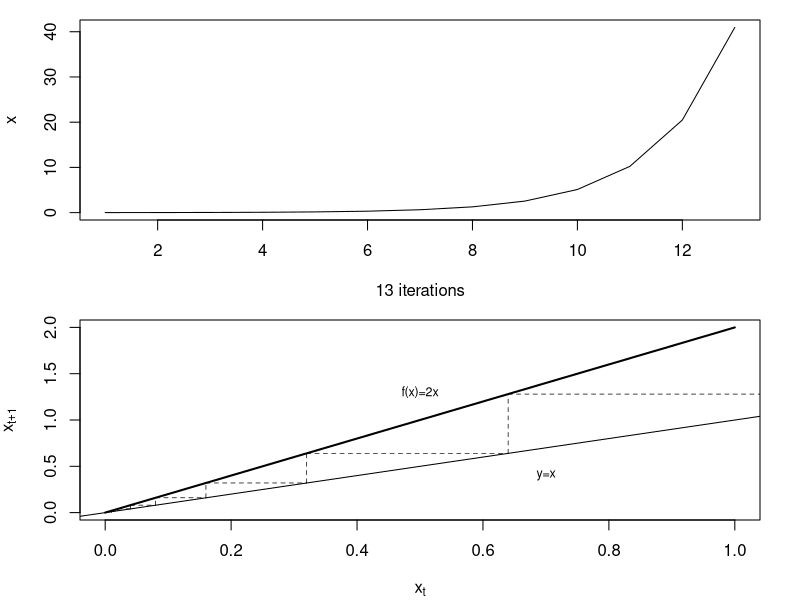
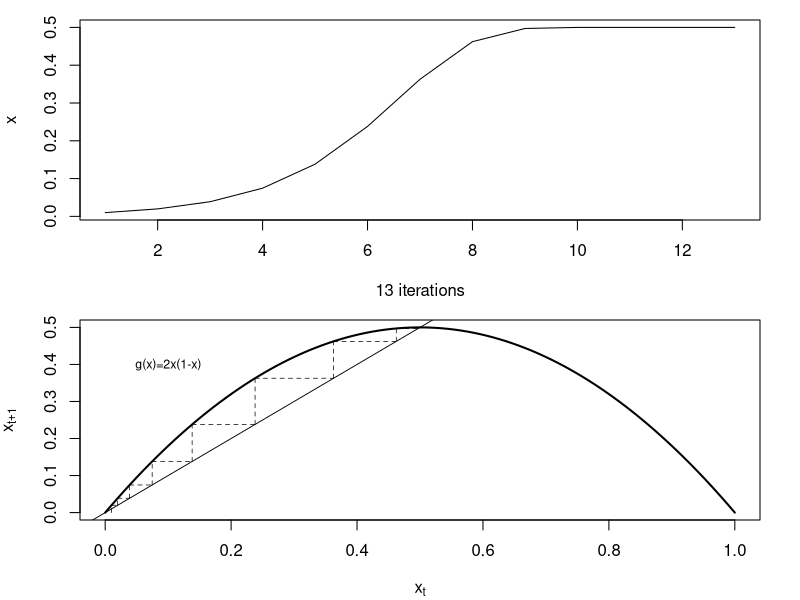
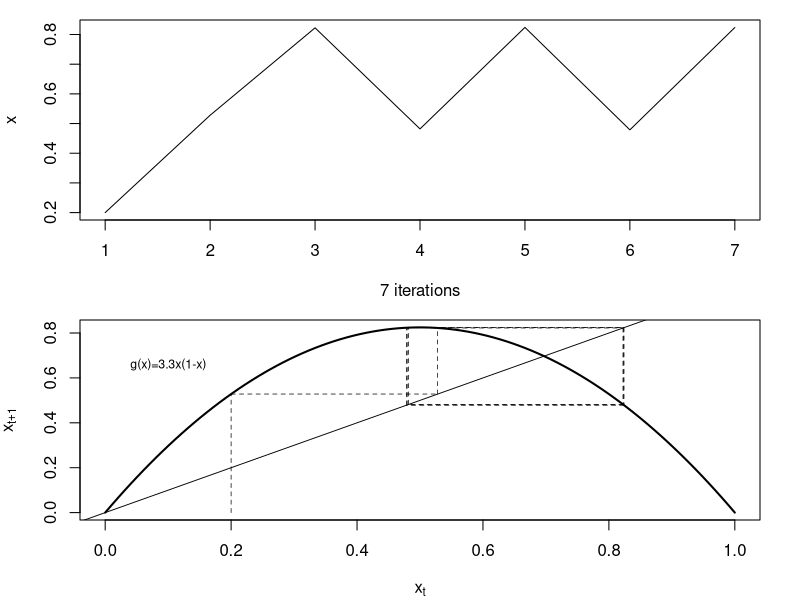
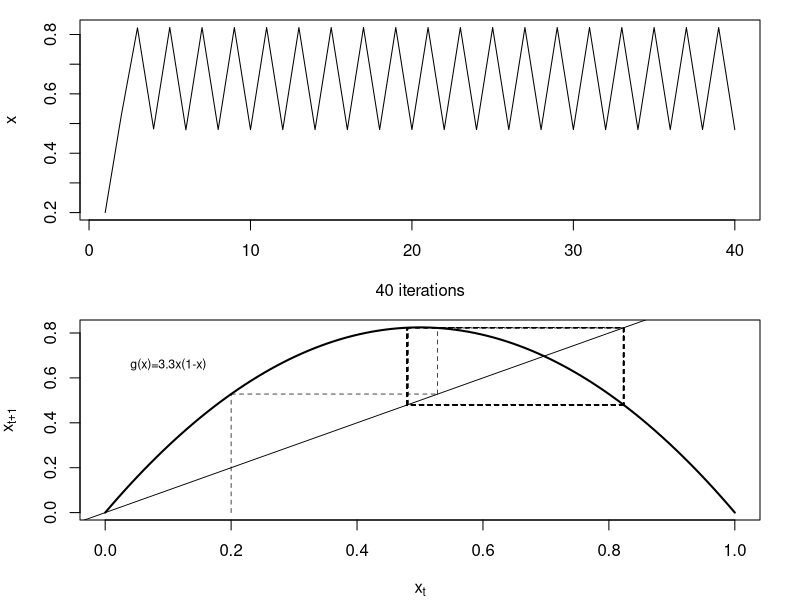

Here is the R script that generated these plots, in order:
# rm(list = ls(all = TRUE)) ## Clear workspace
####################################################################
#####       Author: etb                                         ####
#####       Date Created: Sat Sep 12  11:54:00 AM 2015          ####
#####       Version 0.1                                         ####
#####       The scrips: Experiments inspired by Alligood,       ####
#####                   Sauer, and Yorke (1996). Chaos: An      #### 
#####                   Introduction to Dynamical               #### 
#####                   Systems, New York, Springer,            ####
#####                   chapters 1-2 using R                    ####
#####        Thanks to: code inspired by bayesianbiologist.com  ####
####################################################################


####################################################################
##                                                                ##
##            Define Parameters cf. p. 3-4                        ##
##                                                                ##
N <- 12+1 # iterations
x_o <- 10000/1000000 # # initial_state 
r=2 # factor

####################################################################
##                                                                ##
##            f^n(x) in a transparent way, f(x) = 2x              ##
##                                                                ##
f_x <- array(dim=N)
f_x[1] <- x_o
for(i in 2:N)
f_x[i] <- r*f_x[i-1]
f_x <- format(f_x, nsmall = 10)
# f_x

####################################################################
##                                                                ##
##            g^n(x) in a transparent way, g(x) = 2x(1-x)         ##
##                                                                ##
g_x <- array(dim=N)
g_x[1] <- x_o
for(i in 2:N)
g_x[i]<-r*g_x[i-1]*(1-g_x[i-1])
g_x <- format(g_x, nsmall = 10)
# g_x

####################################################################
##                                                                ##
##            Display data (table 1.1. p. 4)                      ##
##                                                                ##
iteration_no <- 0:(N-1)
df <- data.frame(iteration_no, f_x, g_x)
df


####################################################################
##                                                                ##
##            Cobweb Plot, exponential growth  f^n(x)             ##
##            (Figure 1.1 p. 6)                                   ##
##                                                                ##

exponential_growth_map<-function(r=1,x_o=runif(1,0,1),N=20,burn_in=0,...)
{
par(mfrow=c(2,1),mar=c(4,4,1,2),lwd=1)
############# Trace #############
x<-array(dim=N)
x[1]<-x_o
for(i in 2:N)
x[i]<-r*x[i-1]

plot(x[(burn_in+1):N],type='l',xlab=paste(N, "iterations"),ylab='x',...)
#################################
 
##########  exponential Map ########
x<-seq(from=0,to=1,length.out=100)
x_np1<-array(dim=100)
for(i in 1:length(x))
x_np1[i]<-r*x[i]
 
plot(x,x_np1,type='l', lwd = 2,xlab=expression(x[t]),ylab=expression(x[t+1]))
text(.5,1.3,paste0("f(x)=",r,"x"), cex = .75)
abline(0,1)
text(.7,.4,"y=x", cex = .75) 
start=x_o
vert=FALSE
lines(x=c(start,start),y=c(0,r*start), lty = 2, lwd = 0.7)
for(i in 1:(2*N))
{
if(vert)
{
lines(x=c(start,start),y=c(start,r*start), lty = 2, lwd = 0.7)
vert=FALSE
}
else
{
lines(x=c(start,
r*start),
y=c(r*start,
r*start), lty = 2, lwd = 0.7)
vert=TRUE
start=r*start
}
}
#################################
}

# plot
exponential_growth_map(r=2,x_o=x_o, N=13)

####################################################################
##                                                                ##
##            Cobweb Plot, logistic growth  g^n(x)                ##
##            (Figure 1.2 p. 7)                                   ##
##                                                                ##

logistic_growth_map<-function(r=1,x_o=runif(1,0,1),N=20,burn_in=0,...)
{
par(mfrow=c(2,1),mar=c(4,4,1,2),lwd=1)
############# Trace #############
x<-array(dim=N)
x[1]<-x_o
for(i in 2:N)
x[i]<-r*x[i-1]*(1-x[i-1])
 
plot(x[(burn_in+1):N],type='l',xlab=paste(N, "iterations"),ylab='x',...)
#################################
 
##########  Quadradic Map ########
x<-seq(from=0,to=1,length.out=100)
x_np1<-array(dim=100)
for(i in 1:length(x))
x_np1[i]<-r*x[i]*(1-x[i])

plot(x,x_np1,type='l', lwd = 2, xlab=expression(x[t]),ylab=expression(x[t+1]))
text(.1,(.2*r),paste0("g(x)=",r,"x(1-x)"), cex = .75)
abline(0,1, lty = 1, lwd = 0.9)
 
start=x_o
vert=FALSE
lines(x=c(start,start),y=c(0,r*start*(1-start)), lty = 2, lwd = 0.7)
for(i in 1:(2*N))
{
if(vert)
{
lines(x=c(start,start),y=c(start,r*start*(1-start)), lty = 2, lwd = 0.7)
vert=FALSE
}
else
{
lines(x=c(start,
r*start*(1-start)),
y=c(r*start*(1-start),
r*start*(1-start)), lty = 2, lwd = 0.7)
vert=TRUE
start=r*start*(1-start)
}
}
#################################
}

# plot
logistic_growth_map(r=2,x_o=x_o, N=13)


####################################################################
##                                                                ##
##            Güney's example of a periodic point                 ##
##                                                                ##

# plot
logistic_growth_map(r=3.3,x_o=0.2, N=7)

# plot
logistic_growth_map(r=3.3,x_o=0.2, N=40)

####################################################################
##                                                                ##
##            raw data                                            ##
##                                                                ##

r=3.3
x_o=0.2
N=40

pp_x <- array(dim=N)
pp_x[1] <- x_o
for(i in 2:N)
pp_x[i]<-r*pp_x[i-1]*(1-pp_x[i-1])
pp_x <- format(pp_x, nsmall = 20)
iteration_no <- 0:(N-1)

data.frame(iteration_no, pp_x)

N=400

pp_x <- array(dim=N)
pp_x[1] <- x_o
for(i in 2:N)
pp_x[i]<-r*pp_x[i-1]*(1-pp_x[i-1])
pp_x <- format(pp_x, nsmall = 20)
iteration_no <- 0:(N-1)

tail(data.frame(iteration_no, pp_x))

####################################################################
##                                                                ##
##      COMPUTER EXPERIMENT 1.2 (Alligood and Sauer, 1996:16)     ##
##                                                                ##
# Write a computer program with the goal of redoing Table 1.2 for 
# the logistic map ga(x) = ax(1 - x), using a = 3.5. What 
# periodic behavior wins out in the long run? Try several 
# different initial conditions to explore the basin of the 
# attracting periodic behavior. Then try different values of 
# a < 3.57 and report your results.

EXPERIMENT12 <- function(r=3.3, x_o=.2, N=0, dec=20) {
    pp_x <- array(dim=N)
    pp_x[1] <- x_o
    for(i in 2:N)
    pp_x[i]<-r*pp_x[i-1]*(1-pp_x[i-1])
    iteration_no <- 0:(N-1)
    g_hat_n_x <- format(round(pp_x, dec), nsmall = dec)
    data.frame(iteration_no, g_hat_n_x)
 }
# EXPERIMENT12(r=3.3, x_o=0.5, N=14+1, dec=4)

a <- 3.3
iter <- 14+1
decimals <- 4

g_hat_020 <- EXPERIMENT12(r=a, x_o=0.2, N=iter, dec=decimals)
g_hat_050 <- EXPERIMENT12(r=a, x_o=0.5, N=iter, dec=decimals)
g_hat_095 <- EXPERIMENT12(r=a, x_o=0.95, N=iter, dec=decimals)

# redoing Table 1.2 
data.frame(n = g_hat_020[,1], gn02 = g_hat_020[,2], gn05 = g_hat_050[,2], gn095 = g_hat_095[,2])

# what hapens in a longer run

a <- 3.3
iter <- 1400+1
decimals <- 4

g_hat_020 <- EXPERIMENT12(r=a, x_o=0.2, N=iter, dec= decimals)
g_hat_050 <- EXPERIMENT12(r=a, x_o=0.5, N=iter, dec= decimals)
g_hat_095 <- EXPERIMENT12(r=a, x_o=0.95, N=iter, dec= decimals)

# tail of longer run 
tail(data.frame(n = g_hat_020[,1], gn02 = g_hat_020[,2], gn05 = g_hat_050[,2], gn095 = g_hat_095[,2]))
# all
# data.frame(n = g_hat_020[,1], gn02 = g_hat_020[,2], gn05 = g_hat_050[,2], gn095 = g_hat_095[,2])

# now with alternative a
a <- 3.9
iter <- 14+1

g_hat_020 <- EXPERIMENT12(r=a, x_o=0.20, N=iter, dec=4)
g_hat_050 <- EXPERIMENT12(r=a, x_o=0.50, N=iter, dec=4)
g_hat_095 <- EXPERIMENT12(r=a, x_o=0.95, N=iter, dec=4)
 
data.frame(n = g_hat_020[,1], gn02 = g_hat_020[,2], gn05 = g_hat_050[,2], gn095 = g_hat_095[,2])
